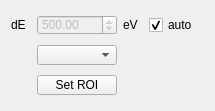
  <widget class="QWidget" name="gridLayoutWidget_3">
   <property name="geometry">
    <rect>
     <x>1180</x>
     <y>20</y>
     <width>215</width>
     <height>111</height>
    </rect>
   </property>
   <layout class="QGridLayout" name="gridLayout_3">
    <item column="3" row="0">
     <widget class="QLabel" name="label_2">
      <property name="maximumSize">
       <size>
        <width>20</width>
        <height>20</height>
       </size>
      </property>
      <property name="text">
       <string>eV</string>
      </property>
     </widget>
    </item>
    <item column="1" row="0">
     <widget class="QLabel" name="label">
      <property name="maximumSize">
       <size>
        <width>20</width>
        <height>20</height>
       </size>
      </property>
      <property name="text">
       <string>dE</string>
      </property>
     </widget>
    </item>
    <item column="2" row="0">
     <widget class="QDoubleSpinBox" name="doubleSpinBox_energy_window">
      <property name="enabled">
       <bool>false</bool>
      </property>
      <property name="maximumSize">
       <size>
        <width>100</width>
        <height>20</height>
       </size>
      </property>
      <property name="maximum">
       <double>10000.000000000000000</double>
      </property>
      <property name="singleStep">
       <double>50.000000000000000</double>
      </property>
      <property name="value">
       <double>500.000000000000000</double>
      </property>
     </widget>
    </item>
    <item column="2" row="2">
     <widget class="QPushButton" name="pushButton_set_roi_hilo">
      <property name="maximumSize">
       <size>
        <width>100</width>
        <height>20</height>
       </size>
      </property>
      <property name="text">
       <string>Set ROI</string>
      </property>
     </widget>
    </item>
    <item column="2" row="1">
     <widget class="QComboBox" name="comboBox_roi_index">
      <property name="maximumSize">
       <size>
        <width>100</width>
        <height>20</height>
       </size>
      </property>
     </widget>
    </item>
    <item column="4" row="0">
     <widget class="QCheckBox" name="checkBox_roi_window_auto">
      <property name="maximumSize">
       <size>
        <width>100</width>
        <height>20</height>
       </size>
      </property>
      <property name="text">
       <string>auto</string>
      </property>
      <property name="checked">
       <bool>true</bool>
      </property>
     </widget>
    </item>
   </layout>
  </widget>
